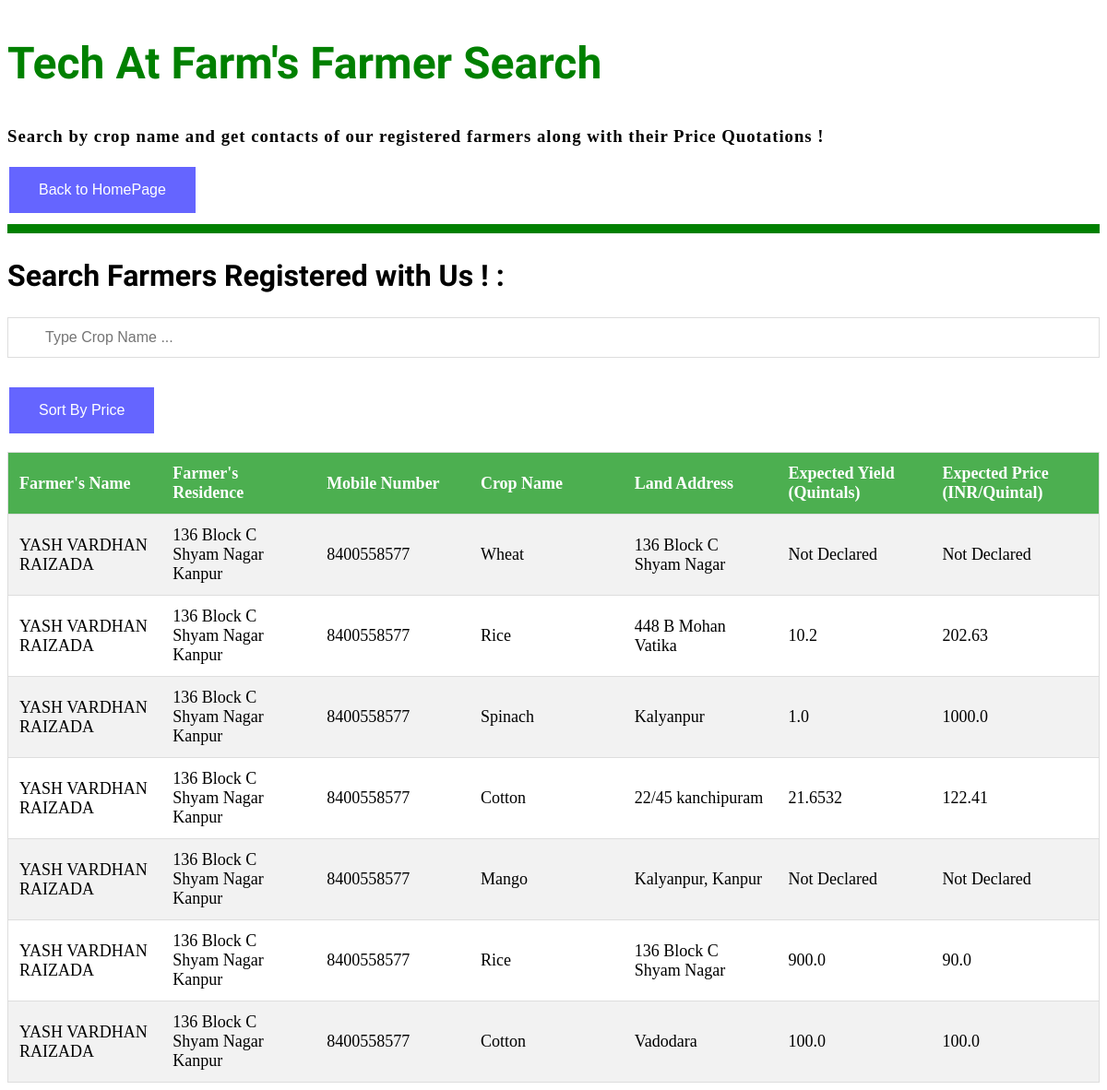
Page /dbms/farmerSearch/ on the committed database.
### dbms/models.py (models this page shows, shortened)
class Land(models.Model):
    user_name = models.ForeignKey(Data, on_delete = models.CASCADE)
    land_name = models.CharField(max_length= 20)
    land_address = models.CharField(max_length=100)
    district = models.CharField(max_length = 20, default = 'Kanpur')
    soil_type = models.CharField(max_length = 20)
    crop_grown = models.CharField(max_length = 20)
    moisture_requirement = models.PositiveIntegerField(default=0)
    threshold_moisture = models.PositiveIntegerField(default=0)
    expected_yield = models.FloatField(default = 0.0)
    expected_price = models.FloatField(default = 0.0)
    system_id = models.CharField(max_length = 10, default = 'None')
    system_ip = models.GenericIPAddressField(default="0.0.0.0")
    average_moisture = models.FloatField(default = 0.0)
    last_update = models.DateTimeField(auto_now=False, auto_now_add=False, default='2019-06-17 10:47:00.000000')
    request_status = models.CharField(max_length = 7, choices = (('True','True'), ('False','False'), ('Pending', 'Pending')), default = 'False')

class Data(models.Model):
    user_name = models.CharField(max_length=20, primary_key = True)
    name = models.CharField(max_length=20)
    mobile_number = models.CharField(max_length=10)
    residence = models.CharField(max_length=200)
    aadhar = models.CharField(max_length=12)
    password = models.CharField(max_length=194)

### dbms/views.py (the view)
# urls.py: path('farmerSearch/', views.farmerSearch, name = 'farmerSearch'),
def farmerSearch(request):
    return render(request, 'dbms/searchFarmer.html', {'lands': Land.objects.all()})

### dbms/templates/dbms/searchFarmer.html (shortened to what this page needs)
{% load static %}
<!DOCTYPE html>
<html>
<head>
</head>
<body>
<h2 style="color:green; font-size:3rem; font-family: 'Montserrat Subrayada', sans-serif";>Tech At Farm's Farmer Search </h2>
<h3 style="letter-spacing:1px;">Search by crop name and get contacts of our registered farmers along with their Price Quotations !</h3>
<form action="/dbms/">
    <input type="submit" value="Back to HomePage" class="button">
</form>
<hr style="border:solid 5px; border-color:green;">
<h2 style="font-size:2rem;font-family:'Philosopher', sans-serif;">Search Farmers Registered with Us ! :</h2>
<input type="text" id="myInput" onkeyup="myFunction()" placeholder="Type Crop Name ..." title="Type in a name">
<p><button class="button" onclick="sortTable()">Sort By Price</button></p>
<table id="myTable">
  <tr class="header">
    <th style="width:10%;">Farmer's Name</th>
    <th style="width:10%;">Farmer's Residence</th>
    <th style="width:10%;">Mobile Number</th>
    <th style="width:10%;">Crop Name</th>
    <th style="width:10%;">Land Address</th>
    <th style="width:10%;">Expected Yield (Quintals)</th>
    <th style="width:10%;">Expected Price (INR/Quintal)</th>
  </tr>
  {% for land in lands %}
  <tr>
      <td>{{land.user_name.name}}</td>
      <td>{{land.user_name.residence}}</td>
      <td>{{land.user_name.mobile_number}}</td>
      <td>{{land.crop_grown}}</td>
      <td>{{land.land_address}}</td>
      {% if land.expected_yield == 0.0 %}
      <td>Not Declared</td>
      {% else %}
      <td>{{land.expected_yield}}</td>
      {% endif %}
      {% if land.expected_price == 0.0 %}
      <td>Not Declared</td>
      {% else %}
      <td>{{land.expected_price}}</td>
      {% endif %}
  </tr>
  {% endfor %}
</table>
</body>
</html>

### dbms/templates/dbms/searchFarmer.html (style rules this page uses)
* { box-sizing: border-box; }
#myInput { background-image: url('/css/searchicon.png'); background-position: 10px 10px; background-repeat: no-repeat; width: 100%; font-size: 16px; padding: 12px 20px 12px 40px; border: 1px solid #ddd; margin-bottom: 12px; }
#myTable { border-collapse: collapse; width: 100%; border: 1px solid #ddd; font-size: 18px; }
#myTable th, #myTable td { text-align: left; padding: 12px; }
#myTable tr { border-bottom: 1px solid #ddd; }
#myTable tr.header, #myTable tr:hover { background-color: #f1f1f1; }
.button { background-color: blue; border: none; color: white; padding: 16px 32px; text-align: center; font-size: 16px; margin: 4px 2px; opacity: 0.6; transition: 0.3s; display: inline-block; text-decoration: none; cursor: pointer; }
table { border-collapse: collapse; width: 100%; }
th, td { text-align: left; padding: 8px; }
tr:nth-child(even) { background-color: #f2f2f2 }
th { background-color: #4CAF50; color: white; }

### rows in the picture
Land: user_name.name "YASH VARDHAN RAIZADA", user_name.residence "136 Block C Shyam Nagar Kanpur", user_name.mobile_number "8400558577", crop_grown "Wheat", land_address "136 Block C Shyam Nagar", expected_yield "Not Declared", expected_price "Not Declared"
Land: user_name.name "YASH VARDHAN RAIZADA", user_name.residence "136 Block C Shyam Nagar Kanpur", user_name.mobile_number "8400558577", crop_grown "Rice", land_address "448 B Mohan Vatika", expected_yield "10.2", expected_price "202.63"
Land: user_name.name "YASH VARDHAN RAIZADA", user_name.residence "136 Block C Shyam Nagar Kanpur", user_name.mobile_number "8400558577", crop_grown "Spinach", land_address "Kalyanpur", expected_yield "1.0", expected_price "1000.0"
Land: user_name.name "YASH VARDHAN RAIZADA", user_name.residence "136 Block C Shyam Nagar Kanpur", user_name.mobile_number "8400558577", crop_grown "Cotton", land_address "22/45 kanchipuram", expected_yield "21.6532", expected_price "122.41"
Land: user_name.name "YASH VARDHAN RAIZADA", user_name.residence "136 Block C Shyam Nagar Kanpur", user_name.mobile_number "8400558577", crop_grown "Mango", land_address "Kalyanpur, Kanpur", expected_yield "Not Declared", expected_price "Not Declared"
Land: user_name.name "YASH VARDHAN RAIZADA", user_name.residence "136 Block C Shyam Nagar Kanpur", user_name.mobile_number "8400558577", crop_grown "Rice", land_address "136 Block C Shyam Nagar", expected_yield "900.0", expected_price "90.0"
Land: user_name.name "YASH VARDHAN RAIZADA", user_name.residence "136 Block C Shyam Nagar Kanpur", user_name.mobile_number "8400558577", crop_grown "Cotton", land_address "Vadodara", expected_yield "100.0", expected_price "100.0"
